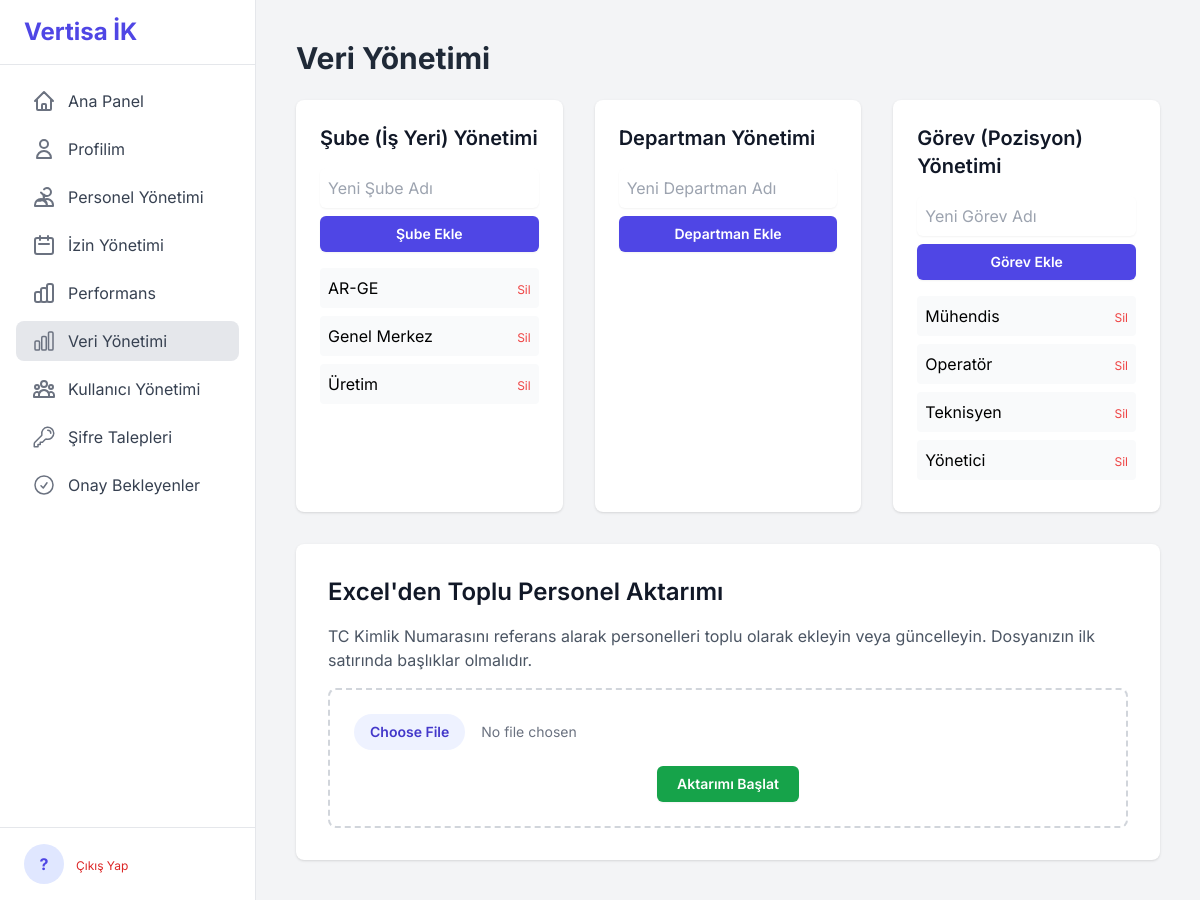
The app's page /data_management/ (signed in), older data.
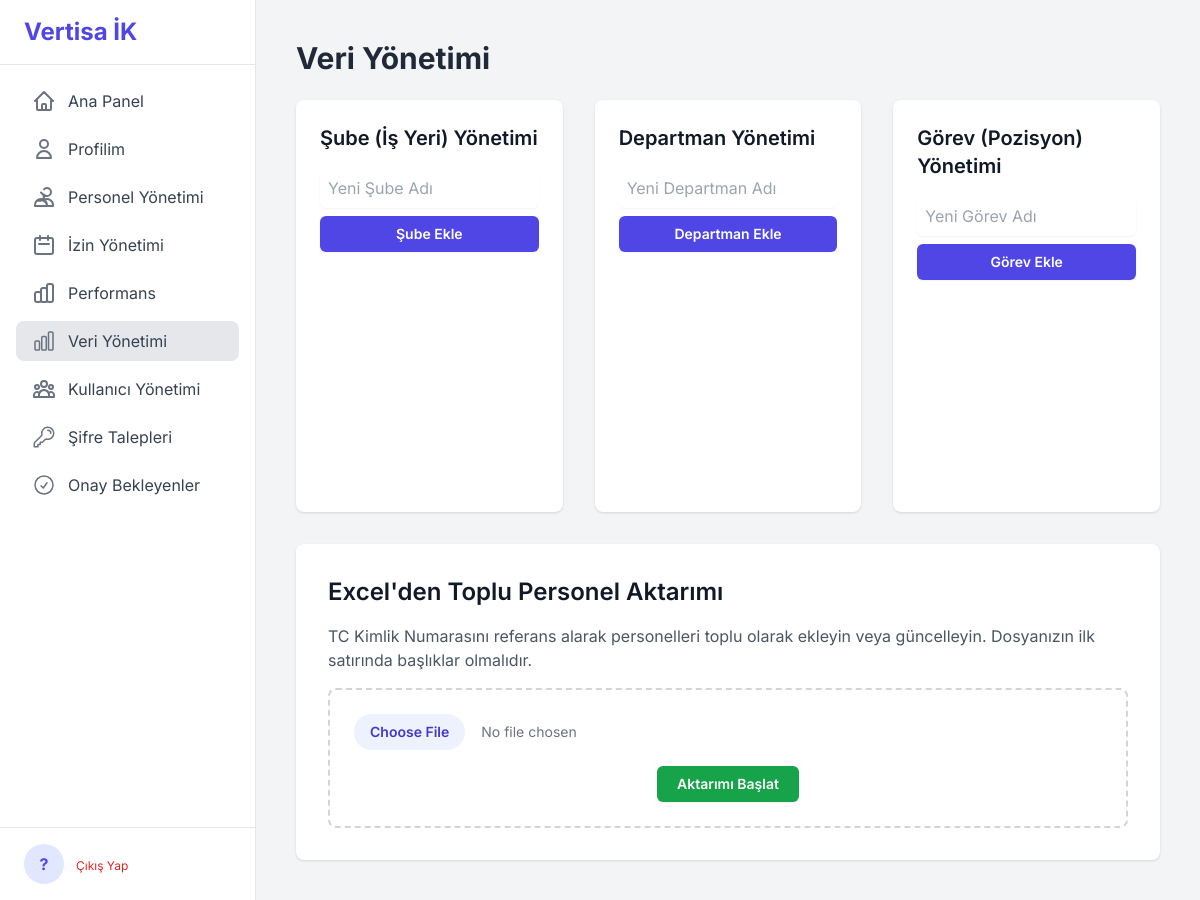
The same page, newer data.
### tables this page shows
CREATE TABLE subeler (id INTEGER PRIMARY KEY AUTOINCREMENT, sube_adi TEXT UNIQUE NOT NULL);

CREATE TABLE gorevler (id INTEGER PRIMARY KEY AUTOINCREMENT, gorev_adi TEXT UNIQUE NOT NULL);

### app/data_management.py (the view, shortened to what this page needs)
@bp.route('/', methods=['GET', 'POST'])
@admin_required
def manage():
    db = g.db
    subeler = db.execute("SELECT * FROM subeler ORDER BY sube_adi").fetchall()
    departmanlar = db.execute("SELECT * FROM departmanlar ORDER BY departman_adi").fetchall()
    gorevler = db.execute("SELECT * FROM gorevler ORDER BY gorev_adi").fetchall()
    return render_template('data_management.html', subeler=subeler, departmanlar=departmanlar, gorevler=gorevler)

### app/auth.py (called while the page is built)
def admin_required(view):
    @wraps(view)
    def wrapped_view(**kwargs):
        if session.get('role') != 'admin':
            flash("Bu sayfaya erişim yetkiniz bulunmamaktadır.", "danger")
            return redirect(url_for('dashboard.index'))
        return view(**kwargs)
    return wrapped_view

### app/templates/data_management.html (shortened to what this page needs)
{% extends "base.html" %}
{% block content %}
<div class="flex justify-between items-center mb-6">
    <h1 class="text-3xl font-bold text-gray-800">Veri Yönetimi</h1>
</div>
<div class="space-y-8">
    <div class="grid grid-cols-1 lg:grid-cols-3 gap-8">
        <div class="bg-white rounded-lg shadow p-6">
            <h2 class="text-xl font-semibold text-gray-900 mb-4">Şube (İş Yeri) Yönetimi</h2>
            <form action="{{ url_for('data_management.manage') }}" method="POST" class="space-y-2 mb-4">
                <input type="text" name="name" class="block w-full rounded-md border-gray-300 shadow-sm p-2" placeholder="Yeni Şube Adı">
                <button type="submit" class="w-full rounded-md bg-indigo-600 px-4 py-2 text-sm font-semibold text-white shadow-sm hover:bg-indigo-500">Şube Ekle</button>
            </form>
            <ul class="space-y-2 h-48 overflow-y-auto">
                {% for sube in subeler %}
                <li class="flex justify-between items-center p-2 bg-gray-50 rounded">
                    <span>{{ sube.sube_adi }}</span>
                    <form action="{{ url_for('data_management.delete', entity='sube', entity_id=sube.id) }}" method="POST" onsubmit="return confirm('Bu şubeyi silmek istediğinizden emin misiniz?');">
                        <button type="submit" class="text-red-500 hover:text-red-700 text-xs">Sil</button>
                    </form>
                </li>
                {% endfor %}
            </ul>
        </div>
        <div class="bg-white rounded-lg shadow p-6">
            <h2 class="text-xl font-semibold text-gray-900 mb-4">Departman Yönetimi</h2>
            <form action="{{ url_for('data_management.manage') }}" method="POST" class="space-y-2 mb-4">
                <input type="text" name="name" class="block w-full rounded-md border-gray-300 shadow-sm p-2" placeholder="Yeni Departman Adı">
                <button type="submit" class="w-full rounded-md bg-indigo-600 px-4 py-2 text-sm font-semibold text-white shadow-sm hover:bg-indigo-500">Departman Ekle</button>
            </form>
            <ul class="space-y-2 h-48 overflow-y-auto">
            </ul>
        </div>
        <div class="bg-white rounded-lg shadow p-6">
            <h2 class="text-xl font-semibold text-gray-900 mb-4">Görev (Pozisyon) Yönetimi</h2>
            <form action="{{ url_for('data_management.manage') }}" method="POST" class="space-y-2 mb-4">
                <input type="text" name="name" class="block w-full rounded-md border-gray-300 shadow-sm p-2" placeholder="Yeni Görev Adı">
                <button type="submit" class="w-full rounded-md bg-indigo-600 px-4 py-2 text-sm font-semibold text-white shadow-sm hover:bg-indigo-500">Görev Ekle</button>
            </form>
            <ul class="space-y-2 h-48 overflow-y-auto">
                {% for gorev in gorevler %}
                <li class="flex justify-between items-center p-2 bg-gray-50 rounded">
                    <span>{{ gorev.gorev_adi }}</span>
                     <form action="{{ url_for('data_management.delete', entity='gorev', entity_id=gorev.id) }}" method="POST" onsubmit="return confirm('Bu görevi silmek istediğinizden emin misiniz?');">
                        <button type="submit" class="text-red-500 hover:text-red-700 text-xs">Sil</button>
                    </form>
                </li>
                {% endfor %}
            </ul>
        </div>
    </div>
    <div class="bg-white rounded-lg shadow p-8">
        <h2 class="text-2xl font-semibold text-gray-900 mb-4">Excel'den Toplu Personel Aktarımı</h2>
        <p class="text-gray-600 mb-4">TC Kimlik Numarasını referans alarak personelleri toplu olarak ekleyin veya güncelleyin. Dosyanızın ilk satırında başlıklar olmalıdır.</p>
        <form action="{{ url_for('data_management.import_excel') }}" method="POST" enctype="multipart/form-data" class="border-2 border-dashed border-gray-300 rounded-lg p-6 text-center">
            <input type="file" name="excel_file" required accept=".xlsx, .xls" class="block w-full text-sm text-gray-500 file:mr-4 file:py-2 file:px-4 file:rounded-full file:border-0 file:text-sm file:font-semibold file:bg-indigo-50 file:text-indigo-700 hover:file:bg-indigo-100">
            <button type="submit" class="mt-4 rounded-md bg-green-600 px-5 py-2 text-sm font-semibold text-white shadow-sm hover:bg-green-700">Aktarımı Başlat</button>
        </form>
    </div>
</div>
{% endblock %}

### app/templates/base.html (shortened to what this page needs)
<!DOCTYPE html>
<html lang="tr" class="h-full bg-gray-100">
<head>
    <script src="https://cdn.tailwindcss.com"></script>
</head>
<body class="h-full">
    <div class="flex h-full">
        <div class="w-64 flex flex-col bg-white border-r border-gray-200">
            <div class="px-6 py-4 border-b border-gray-200">
                <h1 class="text-2xl font-bold text-indigo-600">Vertisa İK</h1>
            </div>
            <nav class="flex-1 px-4 py-4 space-y-2">
                <a href="{{ url_for('dashboard.index') }}" class="flex items-center px-4 py-2 text-gray-700 rounded-lg {% if 'dashboard' in request.endpoint %}bg-gray-200{% else %}hover:bg-gray-100{% endif %}">
                    <svg class="h-6 w-6 mr-3 text-gray-500" fill="none" viewBox="0 0 24 24" stroke="currentColor"><path stroke-linecap="round" stroke-linejoin="round" stroke-width="2" d="M3 12l2-2m0 0l7-7 7 7M5 10v10a1 1 0 001 1h3m10-11l2 2m-2-2v10a1 1 0 01-1 1h-3m-6 0a1 1 0 001-1v-4a1 1 0 011-1h2a1 1 0 011 1v4a1 1 0 001 1m-6 0h6"/></svg>
                    Ana Panel
                </a>
                <a href="{{ url_for('personnel.profile') }}" class="flex items-center px-4 py-2 text-gray-700 rounded-lg {% if 'personnel.profile' in request.endpoint %}bg-gray-200{% else %}hover:bg-gray-100{% endif %}">
                    <svg class="h-6 w-6 mr-3 text-gray-500" fill="none" viewBox="0 0 24 24" stroke="currentColor"><path stroke-linecap="round" stroke-linejoin="round" stroke-width="2" d="M16 7a4 4 0 11-8 0 4 4 0 018 0zM12 14a7 7 0 00-7 7h14a7 7 0 00-7-7z"></path></svg>
                    Profilim
                </a>
                <a href="{{ url_for('personnel.list_personnel') }}" class="flex items-center px-4 py-2 text-gray-700 rounded-lg {% if 'personnel' in request.endpoint and 'profile' not in request.endpoint %}bg-gray-200{% else %}hover:bg-gray-100{% endif %}">
                    Personel Yönetimi
                </a>
                <a href="{{ url_for('leave.management') }}" class="flex items-center px-4 py-2 text-gray-700 rounded-lg {% if 'leave' in request.endpoint %}bg-gray-200{% else %}hover:bg-gray-100{% endif %}">
                    <svg class="h-6 w-6 mr-3 text-gray-500" fill="none" viewBox="0 0 24 24" stroke="currentColor"><path stroke-linecap="round" stroke-linejoin="round" stroke-width="2" d="M8 7V3m8 4V3m-9 8h10M5 21h14a2 2 0 002-2V7a2 2 0 00-2-2H5a2 2 0 00-2 2v12a2 2 0 002 2z"/></svg>
                    İzin Yönetimi
                </a>
                <a href="{{ url_for('performance.management') }}" class="flex items-center px-4 py-2 text-gray-700 rounded-lg {% if 'performance' in request.endpoint %}bg-gray-200{% else %}hover:bg-gray-100{% endif %}">
                    Performans
                </a>
                {% if session.role == 'admin' %}
                <a href="{{ url_for('data_management.manage') }}" class="flex items-center px-4 py-2 text-gray-700 rounded-lg {% if 'data_management' in request.endpoint %}bg-gray-200{% else %}hover:bg-gray-100{% endif %}">
                    Veri Yönetimi
                </a>
                <a href="{{ url_for('admin.user_management') }}" class="flex items-center px-4 py-2 text-gray-700 rounded-lg {% if 'admin.user_management' in request.endpoint or 'admin.edit_user' in request.endpoint %}bg-gray-200{% else %}hover:bg-gray-100{% endif %}">
                    Kullanıcı Yönetimi
                </a>
                <a href="{{ url_for('admin.password_requests') }}" class="flex items-center px-4 py-2 text-gray-700 rounded-lg {% if 'admin.password_requests' in request.endpoint %}bg-gray-200{% else %}hover:bg-gray-100{% endif %}">
                    Şifre Talepleri
                </a>
                <a href="{{ url_for('admin.approval_list') }}" class="flex items-center px-4 py-2 text-gray-700 rounded-lg {% if 'approval_list' in request.endpoint %}bg-gray-200{% else %}hover:bg-gray-100{% endif %}">
                    <svg class="h-6 w-6 mr-3 text-gray-500" xmlns="http://www.w3.org/2000/svg" fill="none" viewBox="0 0 24 24" stroke-width="1.5" stroke="currentColor">
                        <path stroke-linecap="round" stroke-linejoin="round" d="M9 12.75L11.25 15 15 9.75M21 12a9 9 0 11-18 0 9 9 0 0118 0z" />
                    </svg>
                    Onay Bekleyenler
                </a>
                {% endif %}
            </nav>
            <div class="px-6 py-4 border-t border-gray-200">
                {% if session.user_id %}
                <div class="flex items-center">
                    <div class="w-10 h-10 bg-indigo-100 rounded-full flex items-center justify-center font-bold text-indigo-600">
                        {{ session.ad_soyad[0]|upper if session.ad_soyad else '?' }}
                    </div>
                    <div class="ml-3">
                        <a href="{{ url_for('auth.logout') }}" class="text-xs text-red-600 hover:underline">Çıkış Yap</a>
                    </div>
                </div>
                {% endif %}
            </div>
        </div>
        <main class="flex-1 p-6 sm:p-8 md:p-10 bg-gray-100 overflow-y-auto">
            {% block content %}{% endblock %}
        </main>
    </div>
</body>
</html>

### app/templates/base.html (style rules this page uses)
body { font-family: 'Inter', sans-serif; }

Row changes from the older to the newer data that the page shows:
removed subeler: sube_adi "AR-GE"
removed subeler: sube_adi "Genel Merkez"
removed subeler: sube_adi "Üretim"
removed gorevler: gorev_adi "Mühendis"
removed gorevler: gorev_adi "Operatör"
removed gorevler: gorev_adi "Teknisyen"
removed gorevler: gorev_adi "Yönetici"
